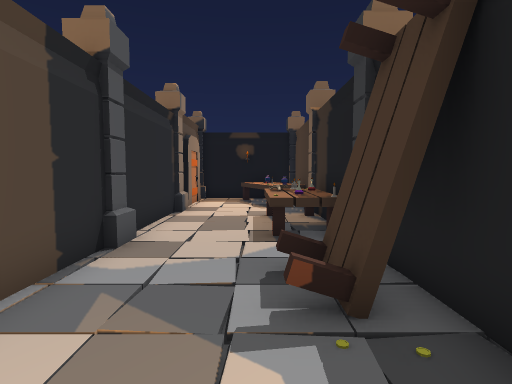
view 1 (above)

17 first-person views from a walk through a scene from a Unity 3-D project. The camera is 1.4 m above the floor, tilts 4° down and sees 80° across. The floor is counted in squares, 1 m on a side. Each view is taken from the middle of a square. On the plan, view 1 faces up. The plan holds only what a view shows up to about 14 squares ahead; the rest is blank. The place goes on beyond the plan. The player character is not drawn. Some surface patterns are stand-ins.

view 2
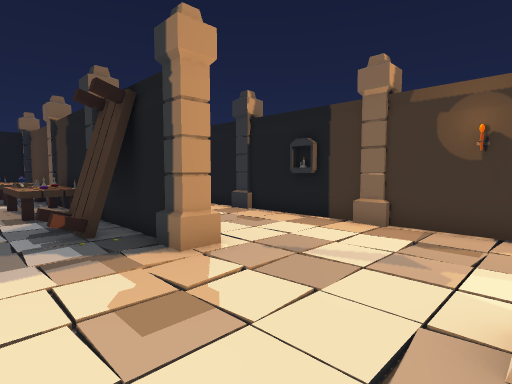

view 3
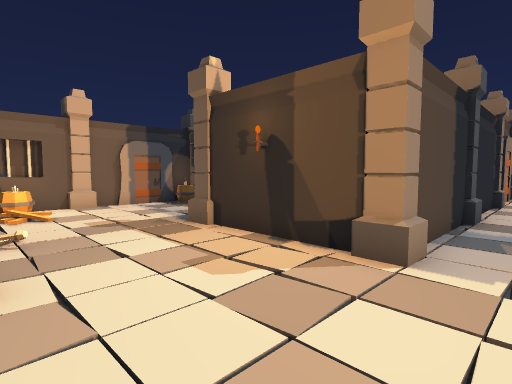

view 4
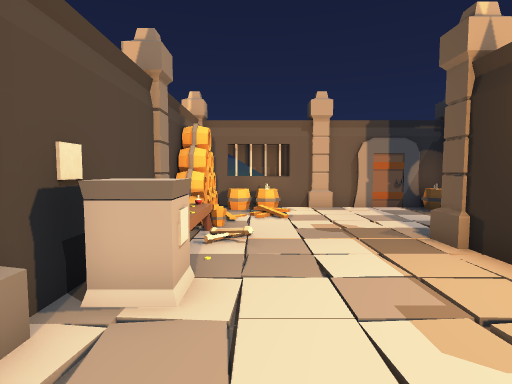

view 5
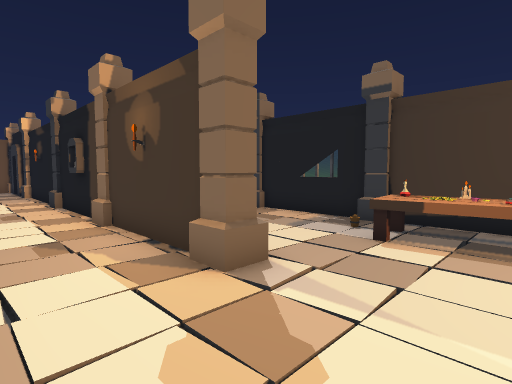

view 6
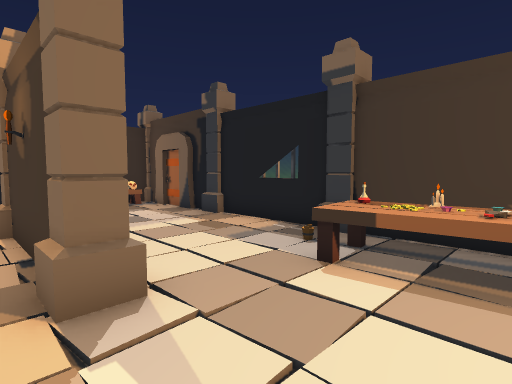

view 7
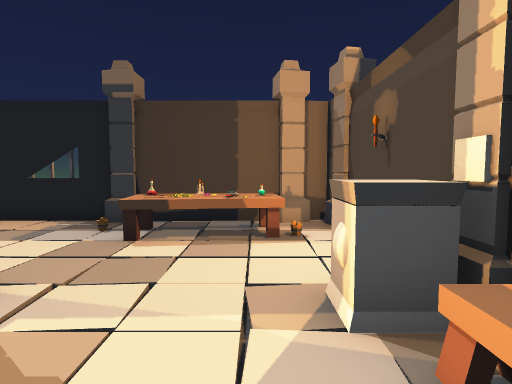

view 8
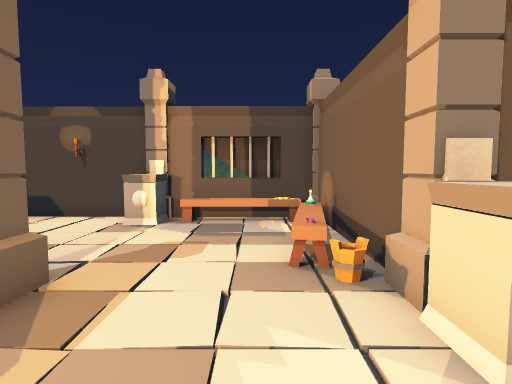

view 9
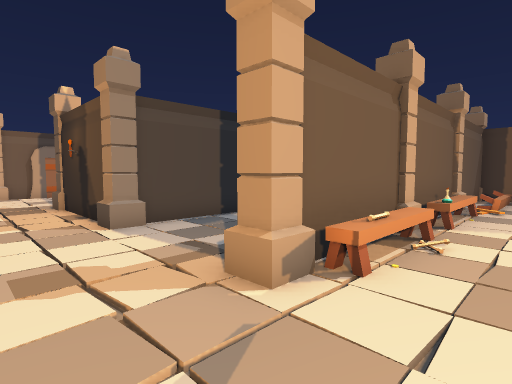

view 10
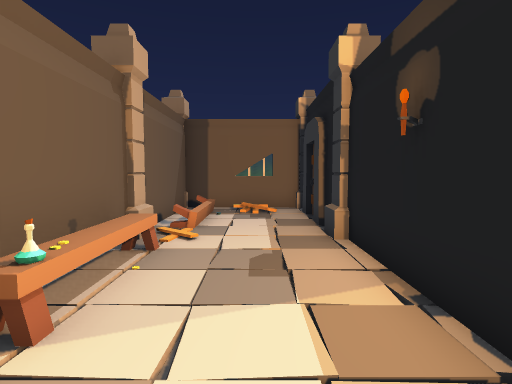

view 11
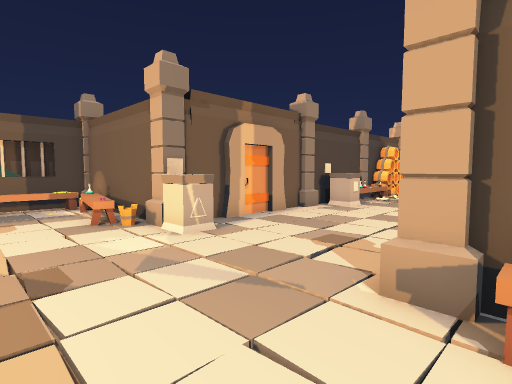

view 12
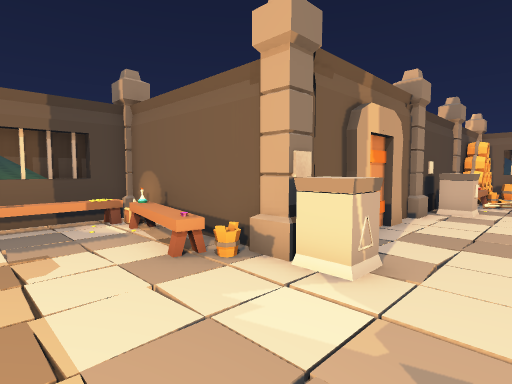

view 13
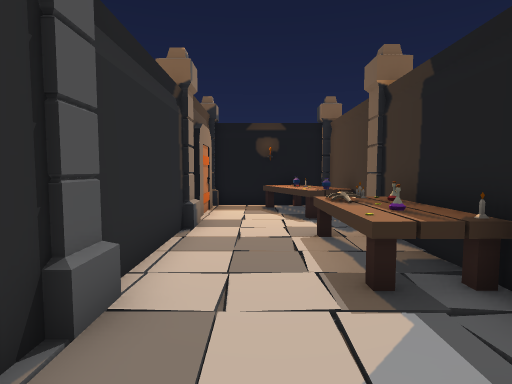

view 14
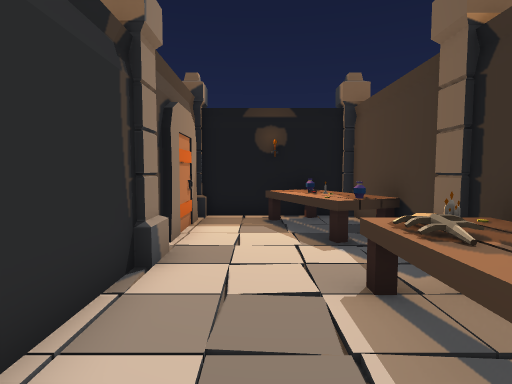

view 15
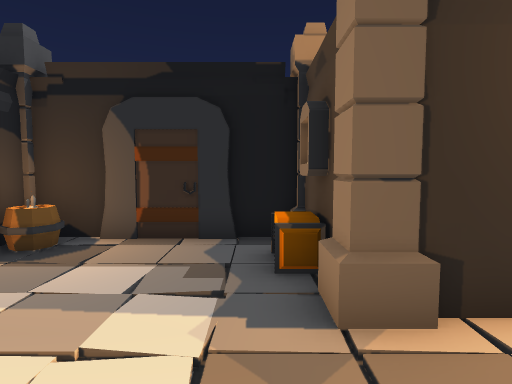

view 16
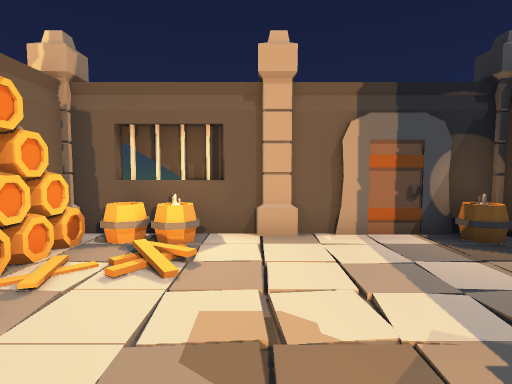

view 17
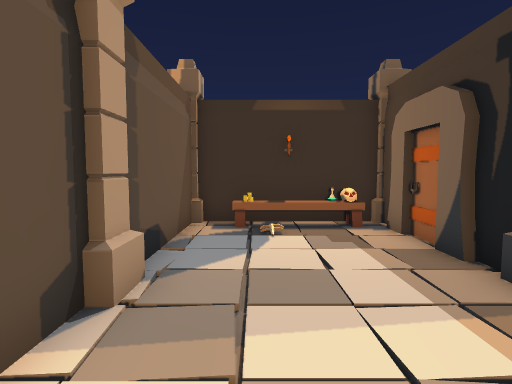

### Floor plan
Key: @ floor where view 1 was taken; # wall or solid block; . floor; / step, stairs or slope; = window, fence, low wall or low ledge; T table; P pillar; I potion; B barrel; S sword; K skull; C chest; O other object.
Columns run from 14 left of view 1 to 13 right of it. Each row starts with its distance up from view 1.
 16            P####P####P
 15            #..TO#.//.#
 14            #..OO#O./.#
 13            #..TT#....#
 12            #..TO#O...#
 11            P....P....P
 10            #...T#....#
  9            #..TO#O...#
  8             ..TT#O...#
  7            #..TIOOI..#
  6            P...TPP...#
  5 P    ##P   #....#P...P#   #P
  4 ######PP   #...O#O...P.OOK#
  3 #B...C     #...O#O...#...O#
  2 #....C#    #....#O...#....#
  1 #.....P####P....PP...#....##
  0 #.............@......P....P#
 -1 P....................#....PP
 -2 #=//.................#.....#
 -3 #B//...O.............#.....#
 -4 #B..OOOO O......O....#.....#
 -5 PBBBOP####P#####P....P....PP
 -6      P    P    ##O...P..TTP#
 -7                 #O......TOT#
 -8                  O......TOT#
 -9                 #O......TST#
-10                 #OOOOO...OP#
-11                 #OOO######PP
-12                 #####P    P

Where each view was taken, in squares from view 1:
view 1: 0 up, 0 right, facing up
view 2: 4 down, 1 left, facing up-right
view 3: 4 down, 1 left, facing up-left
view 4: 3 down, 2 left, facing left
view 5: 9 down, 4 right, facing up-right
view 6: 9 down, 6 right, facing up-right
view 7: 9 down, 4 right, facing right
view 8: 2 down, 4 right, facing down
view 9: 2 down, 5 right, facing up-left
view 10: 4 up, 5 right, facing up
view 11: 2 up, 6 right, facing down-left
view 12: 2 down, 6 right, facing down-left
view 13: 3 up, 1 left, facing up
view 14: 6 up, 1 left, facing up
view 15: 2 down, 9 left, facing up
view 16: 1 down, 7 left, facing left
view 17: 4 down, 9 right, facing up
